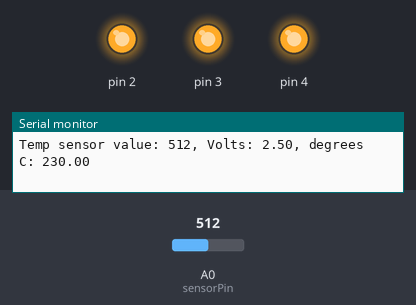
A sketch run on a simulated Arduino Uno, built with avr-gcc and run on an emulated ATmega328P. On the bench: output pins drawn as LEDs (lit = HIGH), the last lines printed to the serial monitor. The test bench sets the inputs (shaded band); at power-on: A0 (sensorPin) = 512.

Above: at 1.2 s.
1.3 s: A0 (sensorPin) set to 104
4.3 s: A0 (sensorPin) set to 94
At 5.5 s:
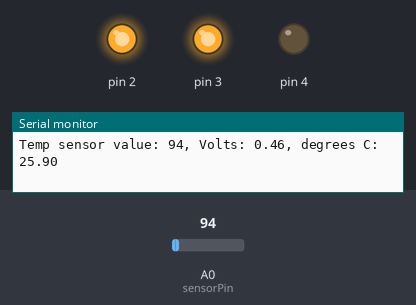
5.8 s: A0 (sensorPin) set to 0
At 6.2 s:
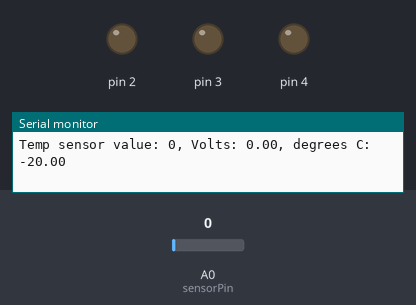
7.3 s: A0 (sensorPin) set to 122
At 8.0 s:
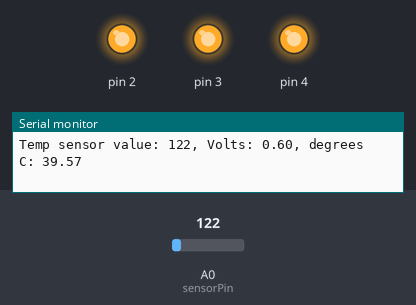
Timing chart, 0 to 10.3 s (numbered marks = the images above; inputs shaded):
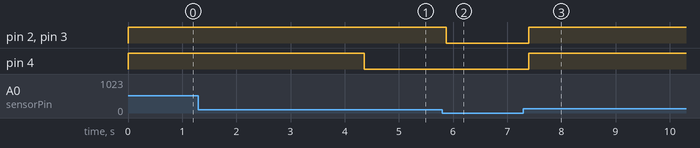

Measured:
- the behaviour switches between 95 and 94 on A0 (sensorPin) (found by bisection; images 0 and 1)
- after the input at 4.3 s, pin 4: HIGH → LOW after 0.06 s
- after the input at 5.8 s, pin 2, pin 3: HIGH → LOW after 0.08 s
- after the input at 7.3 s, pin 2–4: LOW → HIGH after 0.09 s

The sketch:

Temperature_Sesnor__Love-O-Meter_.ino
```cpp
//Constants defined for TEMP function
const int sensorPin = A0;
const int baselineTemp = 20.0;

 void setup()
 {
    // put your setup code here, to run once:
    Serial.begin(9600);

    for(int pinNumber = 2; pinNumber < 5; pinNumber++)
      {
        pinMode(pinNumber, OUTPUT);
        digitalWrite(pinNumber, LOW);
      }
 }
void loop()
{
  // put your main code here, to run repeatedly:
    //CODE TO EXECUTE TEMP FUNCTION
    int sensorVal = analogRead(sensorPin);

    Serial.print("Temp sensor value: ");
    Serial.print(sensorVal);
    float voltage = (sensorVal/1024.0) * 5.0;
    Serial.print(", Volts: ");
    Serial.print(voltage);
    Serial.print(", degrees C: ");
    //Convert volts to temp in degrees
    float temperature = (voltage - 0.5) * 100 +30;
    Serial.println(temperature);
    if(temperature < baselineTemp)
    {
      digitalWrite(2, LOW);
      digitalWrite(3, LOW);
      digitalWrite(4, LOW);
    }
    else if(temperature >= baselineTemp + 2 &&
              temperature <  baselineTemp + 4)
    {
        digitalWrite(2, HIGH);
        digitalWrite(3, LOW);
        digitalWrite(4, LOW);
    }
    else if(temperature >= baselineTemp + 4 &&
              temperature <  baselineTemp + 6)
      {
        digitalWrite(2, HIGH);
        digitalWrite(3, HIGH);
        digitalWrite(4, LOW);
      }
    else if(temperature >= baselineTemp + 6)
      {
        digitalWrite(2, HIGH);
        digitalWrite(3, HIGH);
        digitalWrite(4, HIGH);
      }
    delay(1);
}
```
